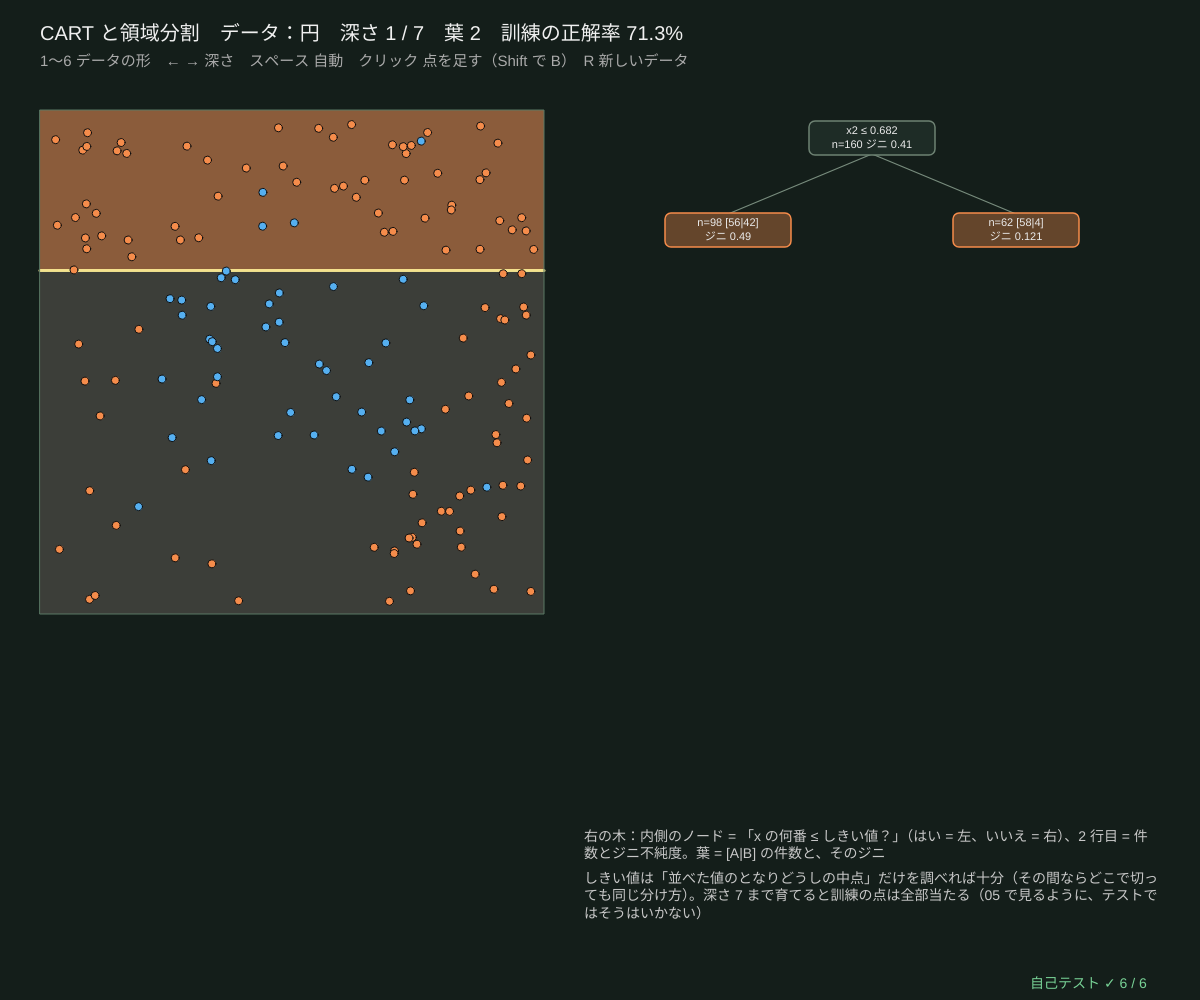
Frame 1 (no input)
Frame 60 (no input): identical to frame 1, image omitted
Frame 120 (the mouse pressed at the canvas centre since frame 60): identical to frame 1, image omitted

The p5.js sketch that drew this single still picture (run headless with seeded random() and noise() and a simulated clock; from frame 60 on, the mouse is pressed at the canvas centre):

// p5.js sketch
// ── sketch.js
// ============================================
// 04 CART と領域分割 ─ 「x₁ ≤ しきい値？」の質問をくり返して、平面を軸に平行な長方形に分ける
// CART：全部の特徴量 × 全部のしきい値（並べた値のとなりどうしの中点）を調べ、ジニ不純度がいちばん減る分割を選ぶ → 左右でくり返す
//   左 = 領域（色 = その長方形の多数決のクラス、うすい = 不純）、右 = 木の図（しきい値・件数 [A|B]・ジニ）
//   深さを 1 ずつ増やすと、長方形が 2 つに割れていく。木は深さ d まで育てたものの「途中まで」を見せている
// 1〜6 データの形 / ← → 深さ / スペース 自動で深くする / クリック 点を足す（Shift + クリックで B）/ R 新しいデータ
// ============================================

let kind = 2, nPts = 160, seedD = 4;   // ★ kind = データの形（0〜5）、nPts = 点の数
let data, treeRoot, dShow = 1, auto = false, autoT = 0, regionImg, dirty = true, plotBox;

function setup() {
  createCanvas(windowWidth, windowHeight); textWrap(CHAR); pixelDensity(1);
  regionImg = createImage(150, 150); selfTest(); newData();
}
function newData() { data = makeData2D(kind, nPts, 0.03, seedD); retrain(); }
function retrain() { treeRoot = growTree(data.X, data.y, { crit: 'gini' }); dShow = Math.min(dShow, treeDepth(treeRoot)); dirty = true; }

function draw() {
  background(...BG_COL);
  let side = Math.min(height - 230, width * 0.42);
  plotBox = { x: 40, y: 110, w: side, h: side };
  let maxD = treeDepth(treeRoot);
  if (auto && millis() - autoT > 900) { autoT = millis(); dShow = dShow >= maxD ? 0 : dShow + 1; dirty = true; }
  if (dirty) { paintImage(regionImg, (u, v) => { let t = leafOf(treeRoot, [u, v], dShow); return mixCol(t.counts, 0.25 + 0.4 * (1 - 2 * t.imp)); }); dirty = false; }
  noSmooth(); image(regionImg, plotBox.x, plotBox.y, plotBox.w, plotBox.h); smooth();
  // 分割の線（見えている内側のノードだけ）：そのノードの長方形の中だけに引く
  drawSplitLines(treeRoot, 0, 1, 0, 1);
  drawPoints(plotBox, data.X, data.y, 8);
  noFill(); stroke(90, 120, 100); rect(plotBox.x, plotBox.y, plotBox.w, plotBox.h);
  // ---- 木の図
  let tb = { x: plotBox.x + side + 40, y: 120, w: width - side - 120, h: height - 320 };
  let info = drawTree(treeRoot, tb, { dLim: dShow, text: (t, leaf) => [leaf ? 'n=' + t.n + ' [' + t.counts.join('|') + ']' : 'x' + (t.feat + 1) + ' ≤ ' + fmtNum(t.thr, 3), leaf ? 'ジニ ' + fmtNum(t.imp, 3) : 'n=' + t.n + ' ジニ ' + fmtNum(t.imp, 2)] });
  // ---- 文字
  let acc = accuracyOf((x) => treePredict(treeRoot, x, dShow), data.X, data.y);
  textAlign(LEFT, BASELINE); noStroke(); fill(240); textSize(20);
  text('CART と領域分割　データ：' + SHAPES[kind] + '　深さ ' + dShow + ' / ' + maxD + '　葉 ' + info.leaves + '　訓練の正解率 ' + fmtNum(acc * 100, 1) + '%', 40, 40);
  fill(170); textSize(15); text('1〜6 データの形　← → 深さ　スペース 自動' + (auto ? '（いま ON）' : '') + '　クリック 点を足す（Shift で B）　R 新しいデータ', 40, 66);
  fill(200); textSize(14);
  text('右の木：内側のノード = 「x の何番 ≤ しきい値？」（はい = 左、いいえ = 右）、2 行目 = 件数とジニ不純度。葉 = [A|B] の件数と、そのジニ', tb.x, tb.y + tb.h + 30, tb.w);
  text('しきい値は「並べた値のとなりどうしの中点」だけを調べれば十分（その間ならどこで切っても同じ分け方）。深さ ' + maxD + ' まで育てると訓練の点は全部当たる（05 で見るように、テストではそうはいかない）', tb.x, tb.y + tb.h + 72, tb.w);
  drawSelfTest(width - 170, height - 12);
}
function drawSplitLines(t, u0, u1, v0, v1) {
  if (isCut(t, dShow)) return;
  let a = toPx(plotBox, u0, v0), b = toPx(plotBox, u1, v1), w = 3 - Math.min(2, t.depth * 0.5);
  stroke(255, 240, 150, 230 - t.depth * 25); strokeWeight(w);
  if (t.feat === 0) { let x = toPx(plotBox, t.thr, 0)[0]; line(x, a[1], x, b[1]); drawSplitLines(t.left, u0, t.thr, v0, v1); drawSplitLines(t.right, t.thr, u1, v0, v1); }
  else { let yy = toPx(plotBox, 0, t.thr)[1]; line(a[0], yy, b[0], yy); drawSplitLines(t.left, u0, u1, v0, t.thr); drawSplitLines(t.right, u0, u1, t.thr, v1); }
}
function mousePressed() {
  if (!plotBox) return;
  let [u, v] = fromPx(plotBox, mouseX, mouseY);
  if (u < 0 || u > 1 || v < 0 || v > 1) return;
  data.X.push([u, v]); data.y.push(keyIsDown(SHIFT) ? 1 : 0); retrain();
}
function keyPressed() {
  for (let k = 1; k <= 6; k++) if (key === String(k)) { kind = k - 1; newData(); }
  if (key === RIGHT_ARROW) { dShow = Math.min(treeDepth(treeRoot), dShow + 1); dirty = true; }
  if (key === LEFT_ARROW) { dShow = Math.max(0, dShow - 1); dirty = true; }
  if (key === ' ') { auto = !auto; autoT = millis(); }
  if (key === 'r' || key === 'R') { seedD++; newData(); }
  return false;
}

// ---- 自己テスト
function selfTest() {
  selfTestResults = [];
  let okB = true, okF = true, okT = true, okC = true, okI = true;
  for (let s = 1; s <= 12; s++) {
    let D = makeData2D(s % 6, 60, 0.1, 100 + s), root = growTree(D.X, D.y, { maxDepth: 1 }), best = -1;
    for (let f = 0; f < 2; f++) {                  // 総当たり：全部の中点で左右を数え直す
      let vals = [...new Set(D.X.map((x) => x[f]))].sort((a, b) => a - b);
      for (let k = 0; k + 1 < vals.length; k++) {
        let th = (vals[k] + vals[k + 1]) / 2, L = [0, 0], R = [0, 0];
        D.X.forEach((x, i) => (x[f] <= th ? L : R)[D.y[i]]++);
        best = Math.max(best, gainOf([L[0] + R[0], L[1] + R[1]], L, R, 'gini'));
      }
    }
    if (Math.abs(root.dec / 60 - best) > 1e-9) okB = false;
    let full = growTree(D.X, D.y);
    if (accuracyOf((x) => treePredict(full, x), D.X, D.y) !== 1) okF = false;
    for (let d = 1; d <= 4; d++) { let td = growTree(D.X, D.y, { maxDepth: d }); if (!D.X.every((x) => treePredict(td, x) === treePredict(full, x, d))) okT = false; }
    for (let t of treeNodes(full)) {
      if (t.leaf) continue;
      if (t.left.counts[0] + t.right.counts[0] !== t.counts[0] || t.left.n + t.right.n !== t.n) okC = false;
      let g = gainOf(t.counts, t.left.counts, t.right.counts, 'gini');
      if (g < -1e-12 || Math.abs(g * t.n - t.dec) > 1e-9) okI = false;
    }
  }
  check('根の分割 = 全部の中点を総当たりして数え直した最良の分割（12 データ）', okB);
  check('最後まで育てた木は訓練の点を 100% 当てる（同じ場所に別のクラスの点がないとき）', okF);
  check('深さ d で止めた木 = 育てた木を深さ d で切ったもの（d = 1〜4）', okT);
  check('子の件数の合計 = 親の件数', okC);
  check('どの分割でもジニの減り ≥ 0、記録した減り = 親 − 子の重みつき平均', okI);
  check('ジニ：純粋なら 0、[5|5] なら 0.5', giniOf([7, 0]) === 0 && near(giniOf([5, 5]), 0.5));
  reportSelfTest();
}

// ---------- やってみよう ----------
// 1. 3（円）で ← → を押し、深さ 1・2・3 で長方形がどう割れるか見よう。円をかこむには何回の質問が必要？
// 2. 2（斜め）にすると、斜めの境界が「階段」になる。点を増やす（nPts）と階段は細かくなる？（13）
// 3. 円の真ん中に Shift + クリックで B（青）の点を 1 つ足すと、木はどこまで深くなる？
// 4. crit を 'entropy' に変えると（retrain の中）、木の形は変わる？（01）
// 5. 4（XOR）の最初の分割は、なぜあまりよくない場所になる？（ジニがほとんど減らない）

// ==================================================
// ここから下は「決定木の道具」（中身は読まなくても OK。消さないでね）
// ==================================================
// ---- 小さな道具：はさむ・合計・いちばん大きい番号
function clampv(v, a, b) { return v < a ? a : v > b ? b : v; }
function sumArr(a) { let s = 0; for (let v of a) s += v; return s; }
function argMaxArr(a) { let b = 0; for (let i = 1; i < a.length; i++) if (a[i] > a[b]) b = i; return b; }   // 同点なら小さい番号
// ---- 種つきの乱数（同じ種なら毎回同じ列）
let rngState = 1;
function seedRng(s) { rngState = (s >>> 0) || 1; }
function rnd() {                       // 0〜1 の一様乱数（mulberry32）
  rngState = (rngState + 0x6d2b79f5) >>> 0;
  let t = rngState;
  t = Math.imul(t ^ (t >>> 15), t | 1);
  t ^= t + Math.imul(t ^ (t >>> 7), t | 61);
  return ((t ^ (t >>> 14)) >>> 0) / 4294967296;
}
function rndInt(a, b) { return a + Math.floor(rnd() * (b - a + 1)); }
function rndGauss() { let u = Math.max(1e-12, rnd()), v = rnd(); return Math.sqrt(-2 * Math.log(u)) * Math.cos(2 * Math.PI * v); }
function shuffleArr(a) { for (let i = a.length - 1; i > 0; i--) { let j = Math.floor(rnd() * (i + 1)); [a[i], a[j]] = [a[j], a[i]]; } return a; }
// ---- 不純度：counts = 各クラスの個数（重みつきでもよい）
function entropyP(p) { return p <= 0 || p >= 1 ? 0 : -p * Math.log2(p) - (1 - p) * Math.log2(1 - p); }   // 2 クラスのエントロピー（ビット）
function entropyOf(counts) {
  let n = sumArr(counts), h = 0; if (n <= 0) return 0;
  for (let c of counts) if (c > 0) { let q = c / n; h -= q * Math.log2(q); }
  return Math.max(0, h);
}
function giniOf(counts) { let n = sumArr(counts), s = 1; if (n <= 0) return 0; for (let c of counts) s -= (c / n) * (c / n); return Math.max(0, s); }
function errOf(counts) { let n = sumArr(counts); return n <= 0 ? 0 : Math.max(0, 1 - Math.max(...counts) / n); }   // 誤分類率
function impurityOf(counts, crit) { return crit === 'entropy' ? entropyOf(counts) : crit === 'error' ? errOf(counts) : giniOf(counts); }
// 分けたときの「不純度の減り」= 親 − (左の割合·左 + 右の割合·右)。crit = 'entropy' なら情報利得
function gainOf(parent, left, right, crit) {
  let n = sumArr(parent), nl = sumArr(left), nr = sumArr(right); if (n <= 0) return 0;
  return impurityOf(parent, crit) - (nl / n) * impurityOf(left, crit) - (nr / n) * impurityOf(right, crit);
}
// ---- CART（分類）：全部の特徴量 × 全部のしきい値（並べた値の中点）を調べて、不純度がいちばん減る分割を選ぶ
// o = { maxDepth, minLeaf, crit: 'gini' | 'entropy' | 'error', mtry（分割ごとに見る特徴量の数）, w（点の重み）, idx（使う点の番号）, nClass }
// ノード = { leaf, feat, thr, left, right, counts, n, imp, pred, dec（重みつきの不純度の減り）, depth, id }
let nodeCounter = 0;
function growTree(X, y, o) {
  o = o || {};
  let ctx = {
    X, y, K: o.nClass || Math.max(1, ...y.map((v) => v + 1)), d: X.length ? X[0].length : 0,
    w: o.w || null, crit: o.crit || 'gini', maxDepth: o.maxDepth === undefined ? 40 : o.maxDepth,
    minLeaf: Math.max(1, o.minLeaf || 1), mtry: o.mtry || 0,
  };
  return growNode(ctx, o.idx ? o.idx.slice() : X.map((_, i) => i), 0);
}
function growNode(ctx, idx, depth) {
  let { X, y, K, w, crit } = ctx, counts = new Array(K).fill(0);
  for (let i of idx) counts[y[i]] += w ? w[i] : 1;
  let node = { leaf: true, counts, n: idx.length, imp: impurityOf(counts, crit), pred: argMaxArr(counts), depth, id: nodeCounter++, dec: 0 };
  let kinds = counts.filter((c) => c > 0).length;
  if (depth >= ctx.maxDepth || idx.length < 2 * ctx.minLeaf || kinds <= 1) return node;
  let best = bestSplit(ctx, idx, counts);
  if (!best) return node;
  let L = [], R = [];
  for (let i of idx) (X[i][best.feat] <= best.thr ? L : R).push(i);
  node.leaf = false; node.feat = best.feat; node.thr = best.thr; node.dec = best.dec;
  node.left = growNode(ctx, L, depth + 1); node.right = growNode(ctx, R, depth + 1);
  return node;
}
// ★ いちばんよい分割：特徴量ごとに点を並べ、左から 1 つずつ動かしながら左右の個数を更新する
function bestSplit(ctx, idx, counts) {
  let feats = Array.from({ length: ctx.d }, (_, f) => f);
  if (ctx.mtry > 0 && ctx.mtry < ctx.d) shuffleArr(feats);     // ランダムフォレスト：前の mtry 個だけを見る
  let first = ctx.mtry > 0 ? Math.min(ctx.mtry, ctx.d) : ctx.d;
  let best = splitOver(ctx, idx, counts, feats.slice(0, first));
  if (!best && first < ctx.d) best = splitOver(ctx, idx, counts, feats.slice(first));   // 切れる特徴量が 1 つもないときだけ残りを見る
  return best;
}
function splitOver(ctx, idx, counts, feats) {
  let { X, y, K, w, crit, minLeaf } = ctx, W = sumArr(counts), pImp = impurityOf(counts, crit), best = null;
  let lc = new Array(K), rc = new Array(K);
  for (let f of feats) {
    let ord = idx.slice().sort((a, b) => X[a][f] - X[b][f]), lw = 0;
    lc.fill(0);
    for (let k = 0; k < ord.length - 1; k++) {
      let i = ord[k], wi = w ? w[i] : 1;
      lc[y[i]] += wi; lw += wi;
      let v0 = X[i][f], v1 = X[ord[k + 1]][f];
      if (!(v1 > v0) || k + 1 < minLeaf || ord.length - k - 1 < minLeaf) continue;   // 同じ値の間では切れない
      for (let j = 0; j < K; j++) rc[j] = counts[j] - lc[j];
      let dec = W * pImp - lw * impurityOf(lc, crit) - (W - lw) * impurityOf(rc, crit);
      if (!best || dec > best.dec + 1e-12) best = { feat: f, thr: (v0 + v1) / 2, dec };
    }
  }
  return best;
}
// 根から葉までたどる。dLim = 見せる深さ、aLim = 剪定の α（alphaCut ≤ α のノードは葉として扱う）
function leafOf(node, x, dLim, aLim) {
  let dl = dLim === undefined ? Infinity : dLim, al = aLim === undefined ? -Infinity : aLim;
  while (!node.leaf && node.depth < dl && !(al >= node.alphaCut)) node = x[node.feat] <= node.thr ? node.left : node.right;
  return node;
}
function treePredict(root, x, dLim, aLim) { return leafOf(root, x, dLim, aLim).pred; }
function isCut(t, dLim, aLim) { return t.leaf || t.depth >= (dLim === undefined ? Infinity : dLim) || (aLim !== undefined && aLim >= t.alphaCut); }
function treeNodes(root, dLim, aLim) {   // 見えているノードを全部（行きがけ順）
  let out = [], st = [root];
  while (st.length) { let t = st.pop(); out.push(t); if (!isCut(t, dLim, aLim)) st.push(t.right, t.left); }
  return out;
}
function countLeaves(root, dLim, aLim) { return treeNodes(root, dLim, aLim).filter((t) => isCut(t, dLim, aLim)).length; }
function treeDepth(root, dLim, aLim) { return Math.max(...treeNodes(root, dLim, aLim).map((t) => t.depth)); }
function accuracyOf(fn, X, y, idx) {     // fn(x) → クラス。idx を渡すとその点だけ
  let ids = idx || X.map((_, i) => i), ok = 0;
  for (let i of ids) if (fn(X[i]) === y[i]) ok++;
  return ids.length ? ok / ids.length : 0;
}
// ---- 合成データ（[0, 1]² の 2 次元、種つき）。kind = 0 かたまり / 1 斜め / 2 円 / 3 XOR / 4 箱 / 5 しま
const SHAPES = ['かたまり', '斜め', '円', 'XOR', '箱', 'しま'];
function trueLabel(kind, u, v) {
  if (kind === 0) return (u - 0.32) ** 2 + (v - 0.36) ** 2 < (u - 0.68) ** 2 + (v - 0.64) ** 2 + 0.03 * Math.sin(9 * u) ? 0 : 1;
  if (kind === 1) return u + 0.8 * v > 0.9 ? 1 : 0;
  if (kind === 2) return (u - 0.5) ** 2 + (v - 0.5) ** 2 < 0.09 ? 1 : 0;
  if (kind === 3) return (u > 0.5) !== (v > 0.5) ? 1 : 0;
  if (kind === 4) return u > 0.25 && u < 0.7 && v > 0.3 && v < 0.8 ? 1 : 0;
  return Math.sin(10 * u + 3 * v) > 0 ? 1 : 0;
}
// n 個、flip = ラベルをわざと入れかえる割合（ノイズ）
function makeData2D(kind, n, flip, seed) {
  seedRng(seed);
  let X = [], y = [];
  for (let i = 0; i < n; i++) {
    let u = 0.02 + 0.96 * rnd(), v = 0.02 + 0.96 * rnd(), c = trueLabel(kind, u, v);
    if (rnd() < flip) c = 1 - c;
    X.push([u, v]); y.push(c);
  }
  return { X, y };
}
// ---- 描く道具：クラスの色、領域の絵、木の図
const CLS_COL = [[245, 140, 75], [85, 175, 240], [175, 225, 95]];   // ★ クラス A・B・C の色
const BG_COL = [20, 30, 26];                                       // 背景（森の色）
function mixCol(probs, k) {           // クラスの割合 → 背景と混ぜた色（k = 色の濃さ）
  let c = BG_COL.slice(), s = sumArr(probs) || 1;
  probs.forEach((p, j) => { for (let q = 0; q < 3; q++) c[q] += (p / s) * (CLS_COL[j][q] - BG_COL[q]) * k; });
  return c;
}
// img の全部の画素に fn(u, v) → [r, g, b] を塗る（u は右向き、v は上向き、どちらも 0〜1）
function paintImage(img, fn) {
  img.loadPixels();
  let W = img.width, H = img.height;
  for (let py = 0; py < H; py++) for (let px = 0; px < W; px++) {
    let c = fn((px + 0.5) / W, 1 - (py + 0.5) / H), i = 4 * (px + W * py);
    img.pixels[i] = c[0]; img.pixels[i + 1] = c[1]; img.pixels[i + 2] = c[2]; img.pixels[i + 3] = 255;
  }
  img.updatePixels();
}
function toPx(bx, u, v) { return [bx.x + u * bx.w, bx.y + (1 - v) * bx.h]; }   // [0,1]² → 画面
function fromPx(bx, px, py) { return [(px - bx.x) / bx.w, 1 - (py - bx.y) / bx.h]; }
function drawPoints(bx, X, y, r, ws) {   // ws = 点の大きさの倍率（なければ 1）
  stroke(15); strokeWeight(1);
  for (let i = 0; i < X.length; i++) { let p = toPx(bx, X[i][0], X[i][1]); fill(...CLS_COL[y[i]]); circle(p[0], p[1], r * (ws ? ws[i] : 1)); }
}
function fmtNum(v, d) { if (!isFinite(v)) return '?'; let s = (+v.toFixed(d === undefined ? 2 : d)).toString(); return s === '-0' ? '0' : s; }
// 木の図：葉を左から順に並べ、親は子の真ん中。o = { dLim, aLim, text(t) → 行の配列, col(t) → 色, hl（光らせる id の集合）}
function drawTree(root, bx, o) {
  o = o || {};
  let vis = treeNodes(root, o.dLim, o.aLim), pos = {}, leafN = 0, maxD = 0;
  let place = (t) => {
    maxD = Math.max(maxD, t.depth);
    if (isCut(t, o.dLim, o.aLim)) { pos[t.id] = leafN++; return pos[t.id]; }
    let a = place(t.left), b = place(t.right); pos[t.id] = (a + b) / 2; return pos[t.id];
  };
  place(root);
  let cw = bx.w / Math.max(1, leafN), rh = Math.min(92, bx.h / (maxD + 1)), bw = Math.min(126, cw - 4), big = bw >= 74 && rh >= 50;
  let P = (t) => [bx.x + (pos[t.id] + 0.5) * cw, bx.y + (t.depth - root.depth) * rh + 18];
  stroke(120, 140, 125); strokeWeight(1.2);
  for (let t of vis) if (!isCut(t, o.dLim, o.aLim)) for (let c of [t.left, t.right]) { let a = P(t), b = P(c); line(a[0], a[1] + (big ? 16 : 4), b[0], b[1] - (big ? 16 : 4)); }
  textAlign(CENTER, CENTER);
  for (let t of vis) {
    let [x, yy] = P(t), leaf = isCut(t, o.dLim, o.aLim), col = o.col ? o.col(t) : CLS_COL[t.pred] || [200, 200, 200];
    let hl = o.hl && o.hl.has(t.id);
    if (big) {
      stroke(hl ? color(255, 240, 150) : leaf ? color(...col) : color(110, 130, 115)); strokeWeight(hl ? 3 : 1.5);
      fill(leaf ? color(col[0] * 0.35 + 14, col[1] * 0.35 + 20, col[2] * 0.35 + 17) : color(30, 44, 38)); rect(x - bw / 2, yy - 17, bw, 34, 6);
      noStroke(); fill(235); textSize(11);
      let lines = o.text ? o.text(t, leaf) : [];
      lines.slice(0, 2).forEach((s, q) => text(s, x, yy - 7 + q * 14));
    } else {
      stroke(hl ? color(255, 240, 150) : 15); strokeWeight(hl ? 3 : 1); fill(...col); circle(x, yy, Math.max(5, Math.min(14, cw * 0.6)));
    }
  }
  return { leaves: leafN, maxD, P, big };
}
// ---- 自己テストの道具
let selfTestResults = [];
function check(name, cond) { selfTestResults.push({ name, ok: !!cond }); }
function near(a, b, tol) { return a !== null && a !== undefined && isFinite(a) && Math.abs(a - b) <= (tol === undefined ? 1e-9 : tol); }
function noNaN(v) { return Array.isArray(v) ? v.every(noNaN) : !(typeof v === 'number' && v !== v); }
function reportSelfTest() { for (let r of selfTestResults) (r.ok ? console.log : console.error)((r.ok ? '✓ ' : '✗ ') + r.name); }
function selfTestLine() { let n = selfTestResults.filter((r) => r.ok).length; return '自己テスト ' + (n === selfTestResults.length ? '✓ ' : '✗ ') + n + ' / ' + selfTestResults.length; }
function drawSelfTest(x, y) { noStroke(); fill(selfTestResults.every((r) => r.ok) ? color(120, 210, 150) : color(255, 90, 90)); textSize(14); textAlign(LEFT, BASELINE); text(selfTestLine(), x, y); }
